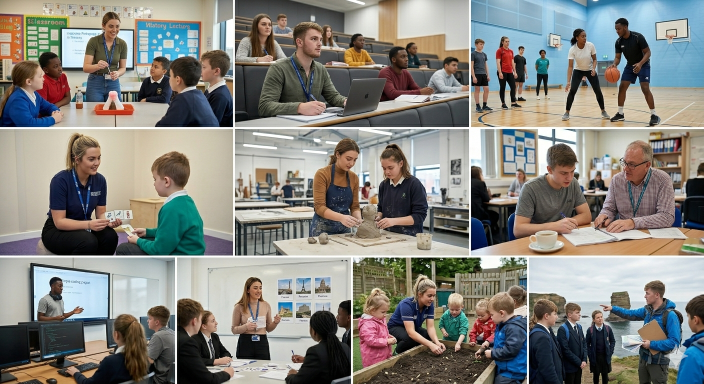
#> input picture semantic-seo-workflow/client_data/New-sites/pgce-assignment-help/input images/Gemini_Generated_Image_eneaxzeneaxzenea.png, 1408 x 768 px, found by its file name (shown at 1/2 size)
$ python generate_header_pgce.py
#> lines starting #> are read from the running program, lines starting #| are printed output that depends on the picture
"""
generate_header_pgce.py — PGCE Assignment Help header images
Produces 1200×420 WebP headers for all 15 PGCE pages.
Brand: deep indigo #312E81 + amber #FBBF24
Source image: single 1408×768 Gemini-generated 3×3 classroom scene grid.
Different crop zones are used per page to create visual variety.
"""

from PIL import Image, ImageDraw, ImageFont
import os

CLIENT = {
    "brand":       (49,  46,  129),   # Deep indigo  #312E81 — border fill
    "accent":      (251, 191, 36),    # Amber/gold   #FBBF24 — diamond tiles + accents
    "panel":       (30,  27,  105),   # Darker indigo #1E1B69 — text panel fill
    "logo_line1":  "PGCE",
    "logo_line2":  "Assignment Help",
    "input_img":   r"C:\Users\jobmu\agentic-workflow\semantic-seo-workflow\client_data\New-sites\pgce-assignment-help\input images\Gemini_Generated_Image_eneaxzeneaxzenea.png",
    "output_dir":  r"C:\Users\jobmu\my-second-projects\pgce-assignment-help\public",
}

# Source image is a 3×3 grid of 9 classroom scenes (1408×768).
# zone = (x0_frac, y0_frac, x1_frac, y1_frac) — fractional crop of source before fit_crop.
# Grid reference (approximate):
#   Col1 x: 0.00–0.33  Col2 x: 0.33–0.67  Col3 x: 0.67–1.00
#   Row1 y: 0.00–0.33  Row2 y: 0.33–0.67  Row3 y: 0.67–1.00
#
# Scene map:
#   R1C1 – Primary classroom (teacher + young children at tables)
#   R1C2 – Lecture hall (student with laptop)
#   R1C3 – PE / sports hall (basketball)
#   R2C1 – Teacher 1:1 with young child (SEN / inclusion)
#   R2C2 – Art / design / craft class
#   R2C3 – Teacher at desk with older student (FE / assessment)
#   R3C1 – Teacher presenting to class (board / screen)
#   R3C2 – Professional group discussion around table
#   R3C3 – Children outdoors / garden learning

PAGES = [
    # ── Phase 1 ──────────────────────────────────────────────────────────
    {
        "slug":  "header_pgce-assignment-help",
        "title": "PGCE\nASSIGNMENT\nHELP",
        "zone":  (0.0, 0.0, 1.0, 1.0),   # Full image — all 9 scenes for the hub
    },
    {
        "slug":  "header_pgce-primary-assignment-help",
        "title": "PGCE PRIMARY\nASSIGNMENT\nHELP",
        "zone":  (0.0, 0.0, 0.38, 0.40),  # R1C1 — primary classroom with young children
    },
    {
        "slug":  "header_pgce-secondary-assignment-help",
        "title": "PGCE SECONDARY\nASSIGNMENT\nHELP",
        "zone":  (0.0, 0.63, 0.38, 1.0),  # R3C1 — teacher presenting to secondary class
    },
    {
        "slug":  "header_pgce-further-education-assignment-help",
        "title": "PGCE FURTHER\nEDUCATION\nASSIGNMENT HELP",
        "zone":  (0.64, 0.28, 1.0, 0.68), # R2C3 — teacher + adult learner at desk
    },
    {
        "slug":  "header_pgce-reflective-writing-help",
        "title": "PGCE REFLECTIVE\nWRITING\nHELP",
        "zone":  (0.30, 0.63, 0.70, 1.0), # R3C2 — professional group discussion
    },
    # ── Phase 2 ──────────────────────────────────────────────────────────
    {
        "slug":  "header_teachers-standards-in-pgce-assignments-explained",
        "title": "TEACHERS'\nSTANDARDS\nIN PGCE",
        "zone":  (0.25, 0.65, 0.67, 1.0), # R3C2 offset left — professionals around table
    },
    {
        "slug":  "header_pgce-assignment-referral-and-resubmission-guide",
        "title": "PGCE REFERRAL\n& RESUBMISSION\nGUIDE",
        "zone":  (0.63, 0.25, 1.0, 0.67), # R2C3 offset — one-on-one support/feedback
    },
    {
        "slug":  "header_pgce-subject-knowledge-audit-help",
        "title": "PGCE SUBJECT\nKNOWLEDGE\nAUDIT HELP",
        "zone":  (0.30, 0.0, 0.68, 0.38),  # R1C2 — student studying in lecture hall
    },
    {
        "slug":  "header_pgce-lesson-study-assignment-help",
        "title": "PGCE LESSON\nSTUDY\nASSIGNMENT HELP",
        "zone":  (0.0, 0.0, 0.42, 0.44),   # R1C1 wider — classroom teaching observation
    },
    # ── Phase 3 ──────────────────────────────────────────────────────────
    {
        "slug":  "header_pgce-behaviour-management-assignment-help",
        "title": "PGCE BEHAVIOUR\nMANAGEMENT\nASSIGNMENT HELP",
        "zone":  (0.0, 0.60, 0.42, 1.0),   # R3C1 wider — teacher managing class presentation
    },
    {
        "slug":  "header_pgce-assessment-for-learning-assignment-help",
        "title": "ASSESSMENT\nFOR LEARNING\nPGCE GUIDE",
        "zone":  (0.62, 0.26, 1.0, 0.70),  # R2C3 — desk-based assessment / feedback
    },
    {
        "slug":  "header_pgce-sen-and-inclusion-assignment-help",
        "title": "PGCE SEN AND\nINCLUSION\nASSIGNMENT HELP",
        "zone":  (0.0, 0.28, 0.37, 0.68),  # R2C1 — teacher 1:1 with child
    },
    {
        "slug":  "header_pgce-curriculum-design-assignment-help",
        "title": "PGCE CURRICULUM\nDESIGN\nASSIGNMENT HELP",
        "zone":  (0.30, 0.28, 0.68, 0.68), # R2C2 — art/design/craft class
    },
    # ── Phase 4 ──────────────────────────────────────────────────────────
    {
        "slug":  "header_pgce-secondary-english-assignment-help",
        "title": "PGCE SECONDARY\nENGLISH\nASSIGNMENT HELP",
        "zone":  (0.31, 0.01, 0.69, 0.37), # R1C2 — lecture hall / academic study
    },
    {
        "slug":  "header_pgce-secondary-maths-assignment-help",
        "title": "PGCE SECONDARY\nMATHS\nASSIGNMENT HELP",
        "zone":  (0.63, 0.63, 1.0, 1.0),   # R3C3 — outdoor/practical learning
    },
]

W, H        = 1200, 420
BORDER      = 24
PANEL_W     = 450
TILE        = 24


def get_font(size, bold=True):
    candidates = (
        [r"C:\Windows\Fonts\arialbd.ttf",  r"C:\Windows\Fonts\calibrib.ttf",
         r"C:\Windows\Fonts\verdanab.ttf", r"C:\Windows\Fonts\trebucbd.ttf"]
        if bold else
        [r"C:\Windows\Fonts\arial.ttf",    r"C:\Windows\Fonts\calibri.ttf",
         r"C:\Windows\Fonts\verdana.ttf"]
    )
    for p in candidates:
        try:
            return ImageFont.truetype(p, size)
        except Exception:
            pass
    return ImageFont.load_default()


def zone_crop(img, zone):
    """Pre-crop image to a fractional zone before fit_crop."""
    iw, ih = img.size
    x0 = int(zone[0] * iw)
    y0 = int(zone[1] * ih)
    x1 = int(zone[2] * iw)
    y1 = int(zone[3] * ih)
    x0, x1 = max(0, x0), min(iw, x1)
    y0, y1 = max(0, y0), min(ih, y1)
    return img.crop((x0, y0, x1, y1))


def fit_crop(img, w, h):
    iw, ih = img.size
    scale  = max(w / iw, h / ih)
    nw, nh = int(iw * scale + 0.5), int(ih * scale + 0.5)
    img    = img.resize((nw, nh), Image.LANCZOS)
    x, y   = (nw - w) // 2, (nh - h) // 2
    return img.crop((x, y, x + w, y + h))


def draw_diamond_tile(draw, cx, cy, radius, fill, dot):
    r   = radius
    pts = [(cx, cy - r), (cx + r, cy), (cx, cy + r), (cx - r, cy)]
    draw.polygon(pts, fill=fill)
    d = max(2, radius // 4)
    draw.ellipse([(cx - d, cy - d), (cx + d, cy + d)], fill=dot)


def draw_border(draw, brand, accent):
    draw.rectangle([(0, 0),        (W, BORDER)],       fill=brand)
    draw.rectangle([(0, H-BORDER), (W, H)],             fill=brand)
    draw.rectangle([(0, 0),        (BORDER, H)],        fill=brand)
    draw.rectangle([(W-BORDER, 0), (W, H)],             fill=brand)

    r   = TILE // 2 - 2
    dot = (255, 255, 255)
    half = TILE // 2
    for x in range(half, W, TILE):
        draw_diamond_tile(draw, x, BORDER // 2,     r, accent, dot)
        draw_diamond_tile(draw, x, H - BORDER // 2, r, accent, dot)
    for y in range(BORDER + half, H - BORDER, TILE):
        draw_diamond_tile(draw, BORDER // 2,     y, r, accent, dot)
        draw_diamond_tile(draw, W - BORDER // 2, y, r, accent, dot)


def panel_gradient(draw, px, py, pw, ph):
    fade_w = 60
    for i in range(fade_w):
        alpha = int(255 * (1 - i / fade_w))
        x = px + pw - fade_w + i
        draw.rectangle([(x, py), (x + 1, py + ph)], fill=(30, 27, 105, alpha))


def generate(page, client, source_img):
    brand  = client["brand"]
    accent = client["accent"]
    panel  = client["panel"]

    inner_x = BORDER
    inner_y = BORDER
    inner_w = W - 2 * BORDER
    inner_h = H - 2 * BORDER

    photo_x = inner_x + PANEL_W
    photo_w = inner_w - PANEL_W

    # Zone-crop then fit-crop the source image
    zone_img   = zone_crop(source_img, page["zone"])
    photo_crop = fit_crop(zone_img.convert("RGB"), photo_w, inner_h)

    canvas = Image.new("RGB", (W, H), brand)
    canvas.paste(photo_crop, (photo_x, inner_y))

    draw = ImageDraw.Draw(canvas, "RGBA")
    draw.rectangle(
        [(inner_x, inner_y), (inner_x + PANEL_W, inner_y + inner_h)],
        fill=panel,
    )
    panel_gradient(draw, inner_x, inner_y, PANEL_W, inner_h)

    draw = ImageDraw.Draw(canvas)
    draw.rectangle(
        [(inner_x, inner_y), (inner_x + PANEL_W, inner_y + 6)],
        fill=accent,
    )

    title_font = get_font(38, bold=True)
    lines      = page["title"].split("\n")
    line_h     = 50
    tx         = inner_x + 32
    ty         = inner_y + 28

    for line in lines:
        draw.text((tx + 2, ty + 2), line, fill=(0, 0, 0), font=title_font)
        draw.text((tx,     ty),     line, fill=(255, 255, 255), font=title_font)
        ty += line_h

    rule_y = ty + 10
    draw.rectangle([(tx, rule_y), (tx + 56, rule_y + 4)], fill=accent)

    logo1_font = get_font(22, bold=True)
    logo2_font = get_font(13, bold=False)
    logo_y     = inner_y + inner_h - 64

    draw.text((tx, logo_y),      client["logo_line1"], fill=accent,          font=logo1_font)
    draw.text((tx, logo_y + 28), client["logo_line2"], fill=(200, 200, 230), font=logo2_font)

    draw_border(draw, brand, accent)

    os.makedirs(client["output_dir"], exist_ok=True)
    out_path = os.path.join(client["output_dir"], page["slug"] + ".webp")
    canvas.save(out_path, "WEBP", quality=92)
    print(f"  OK  {page['slug']}.webp")


if __name__ == "__main__":
    print(f"Loading source image...")
    source = Image.open(CLIENT["input_img"])
#> source is the input picture: PIL image 1408x768 RGBA; mean R, G, B, A 132.2, 131.2, 125.4, 255
    print(f"Source: {source.size[0]}×{source.size[1]}, mode={source.mode}")
#| Source: 1408×768, mode=RGBA
    print(f"\nGenerating {len(PAGES)} PGCE header images...\n")
    for page in PAGES:
        generate(page, CLIENT, source)
#> this loop made 15 passes
#> pass 1, in fit_crop, `img    = img.resize((nw, nh), Image.LANCZOS)`:
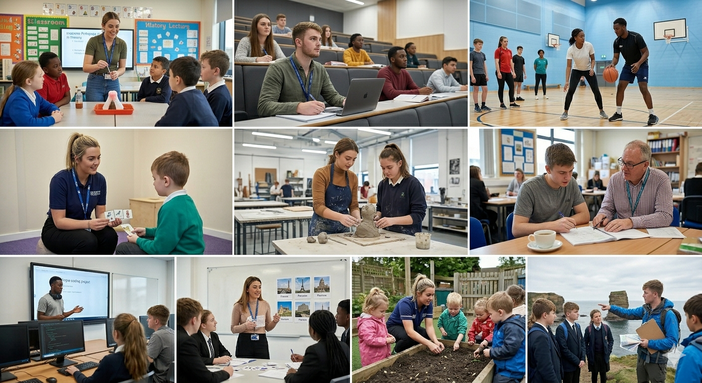
#> img: PIL image 702x383 RGB; mean R, G, B 132.1, 131.1, 125.4
#> pass 1, in generate, `photo_crop = fit_crop(zone_img.convert("RGB"), photo_w, inner_h)`:
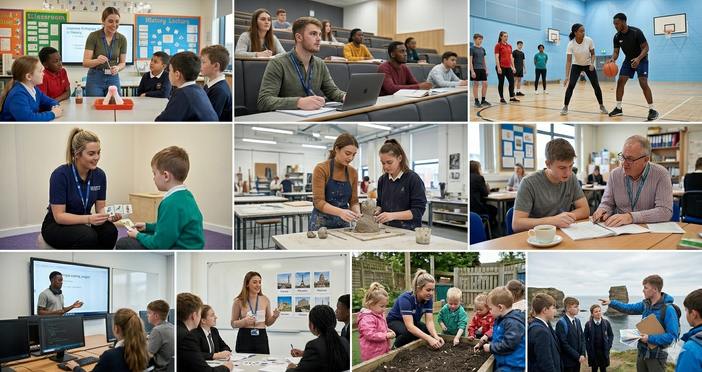
#> photo_crop: PIL image 702x372 RGB; mean R, G, B 133, 131.8, 126
#> pass 1, in generate, `canvas = Image.new("RGB", (W, H), brand)`:
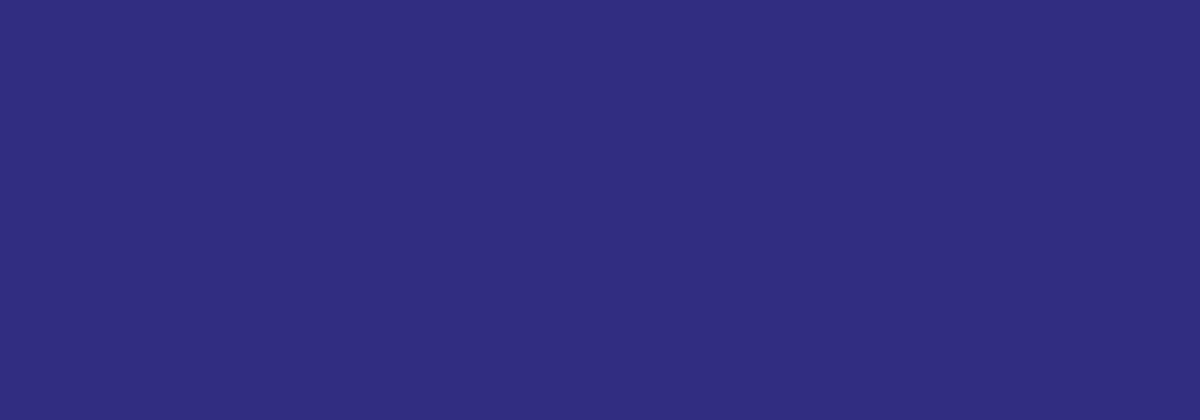
#> canvas: PIL image 1200x420 RGB; mean R, G, B 49, 46, 129
#> pass 1, in generate, `canvas.save(out_path, "WEBP", quality=92)`:
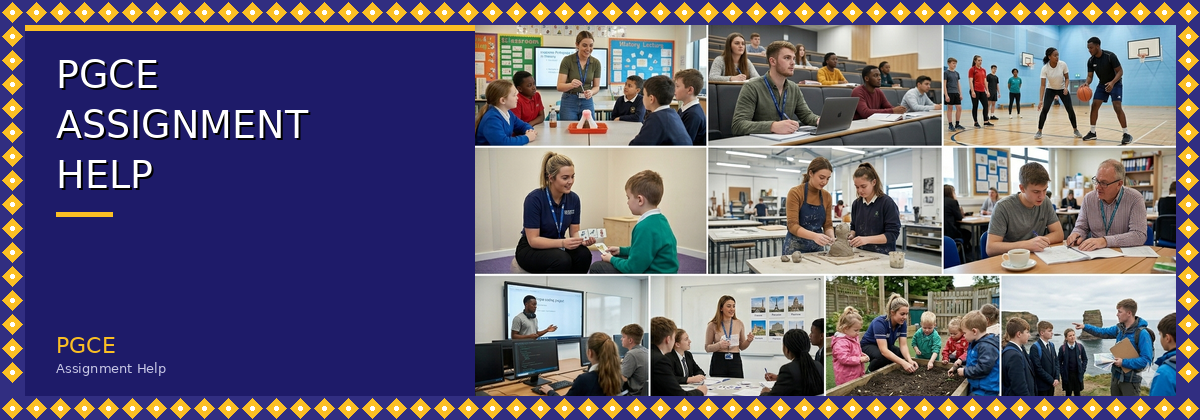
#> saved as header_pgce-assignment-help.webp: PIL image 1200x420 RGB; mean R, G, B 100.8, 95.5, 115.8
    print(f"\nDone -> {CLIENT['output_dir']}")
